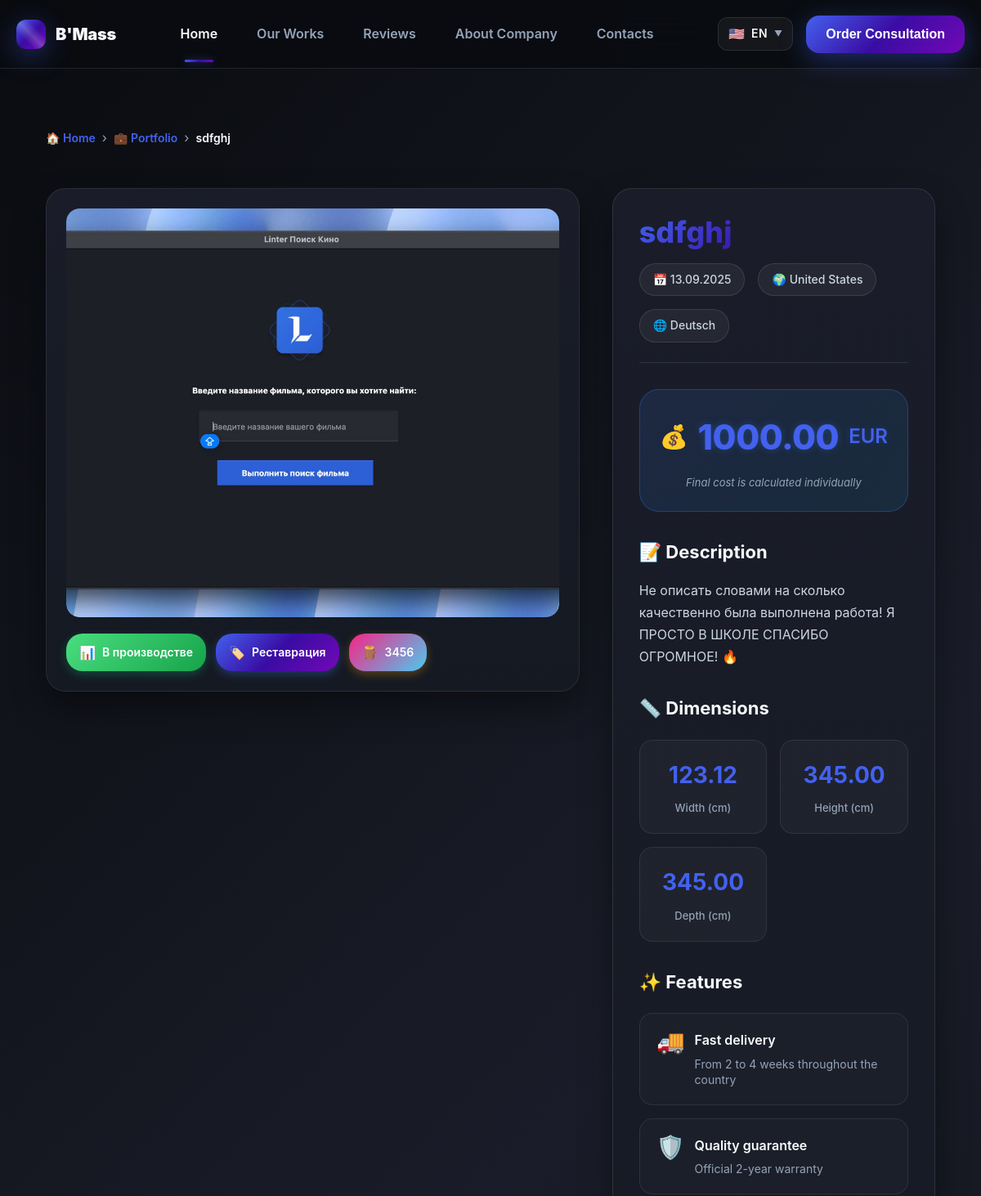
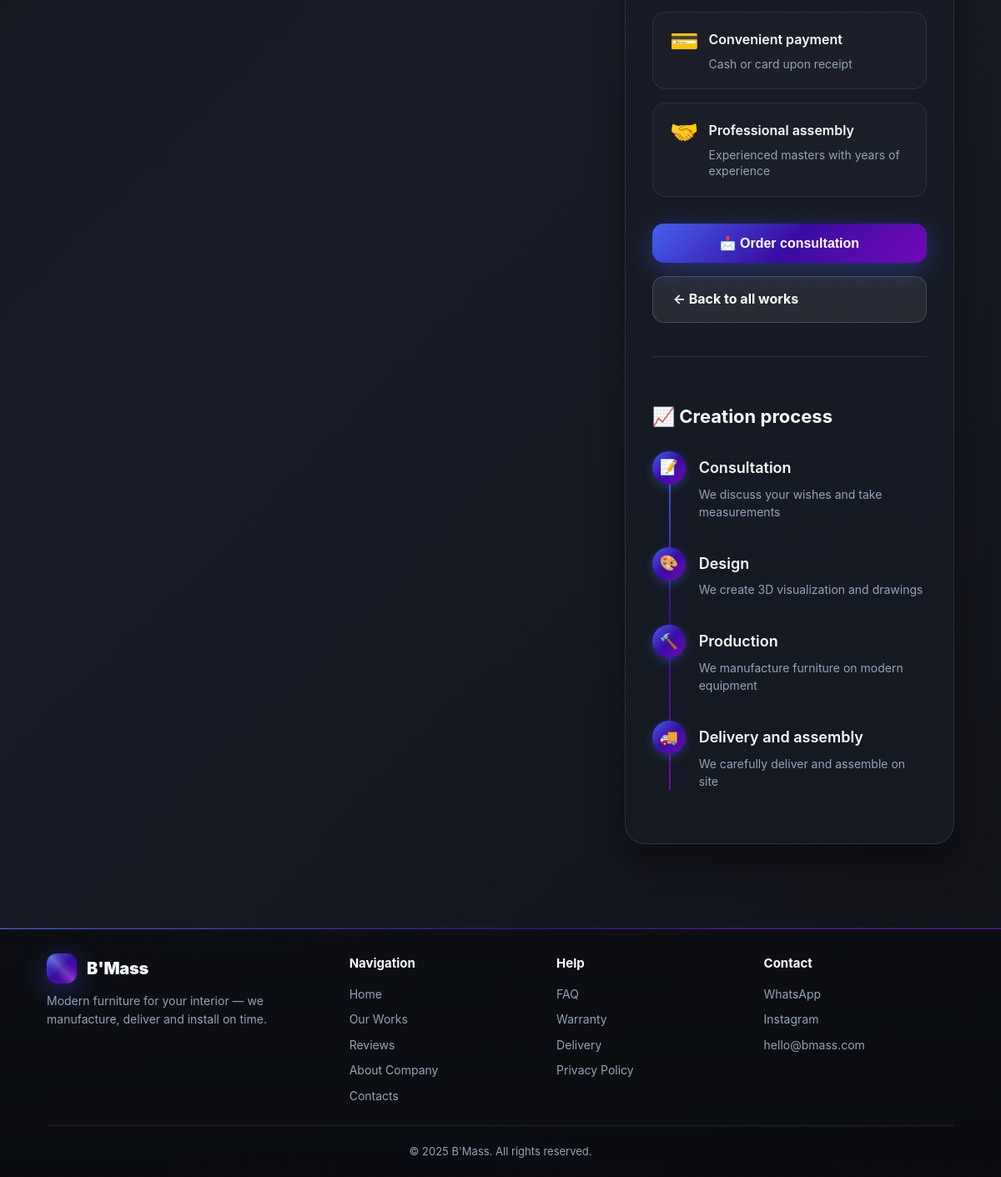
The page /portfolio/5/ on the database its author committed (2 pictures, top to bottom).
### admin_service/models.py (models this page shows, shortened)
class Work(models.Model):
    title = models.CharField(max_length=255, blank=True, verbose_name="Название мебели | Тип")
    description = models.TextField(blank=True, verbose_name="Описание мебели")
    image = models.ImageField(upload_to="portfolio/", verbose_name="Фотография мебели")
    price = models.DecimalField(max_digits=10, decimal_places=2, verbose_name="Цена", default=0)
    currency = models.CharField(max_length=5, choices=CURRENCIES, default="usd", verbose_name="Валюта")
    country = models.CharField(max_length=5, choices=COUNTRIES, default="us", verbose_name="Страна работы")
    date = models.DateField(blank=True, null=True, verbose_name="Дата изготовления")
    language = models.CharField(max_length=5, choices=languages, verbose_name="Выбор языка на работе")
    work_type = models.CharField(max_length=20, choices=WORK_TYPES, verbose_name="Тип работы", default="custom")
    status = models.CharField(max_length=20, choices=STATUSES, verbose_name="Статус", default="in_progress")
    material = models.CharField(max_length=100, blank=True, verbose_name="Материал")
    width = models.DecimalField(max_digits=6, decimal_places=2, blank=True, null=True, verbose_name="Ширина (см)")
    height = models.DecimalField(max_digits=6, decimal_places=2, blank=True, null=True, verbose_name="Высота (см)")
    depth = models.DecimalField(max_digits=6, decimal_places=2, blank=True, null=True, verbose_name="Глубина (см)")
    created_at = models.DateTimeField(auto_now_add=True, blank=True, verbose_name='Дата добавления')
    class Meta:
        verbose_name = "Работа"
        verbose_name_plural = "Работы"
        ordering = ["-created_at"]

### client_service/views.py (the view)
# urls.py: path("portfolio/<int:pk>/", work_detail, name="work_detail"),
def work_detail(request, pk):
    work = get_object_or_404(Work, pk=pk)
    return render(request, "works/work_detail.html", {
        "work": work,
    })

### client_service/templates/works/work_detail.html (shortened to what this page needs)
{% extends 'base/base.html' %}
{% load i18n %}
{% block content %}
<section class="section">
    <div class="container">
        <nav class="breadcrumb" aria-label="breadcrumb">
            <a href="{% url 'client_service:index' %}" class="breadcrumb-link">🏠 {% trans 'Home' %}</a>
            <span class="breadcrumb-separator">›</span>
            <a href="{% url 'client_service:portfolio' %}" class="breadcrumb-link">💼 {% trans 'Portfolio' %}</a>
            <span class="breadcrumb-separator">›</span>
            <span class="breadcrumb-current">{{ work.title }}</span>
        </nav>
        <div class="work-detail">
            <div class="work-media">
                <div class="image-container">
                </div>
                <div class="work-badges">
                    <div class="work-badge status">
                        <span class="badge-icon">📊</span>
                        <span>{{ work.get_status_display }}</span>
                    </div>
                    {% if work.work_type %}
                    <div class="work-badge">
                        <span class="badge-icon">🏷️</span>
                        <span>{{ work.get_work_type_display }}</span>
                    </div>
                    {% endif %}
                    {% if work.material %}
                    <div class="work-badge material">
                        <span class="badge-icon">🪵</span>
                        <span>{{ work.material }}</span>
                    </div>
                    {% endif %}
                </div>
            </div>
            <div class="work-info">
                <div class="work-header">
                    <h1 class="work-title">{{ work.title }}</h1>
                    <div class="work-meta-header">
                        <span class="meta-item">📅 {{ work.date|date:"d.m.Y" }}</span>
                        {% if work.country %}<span class="meta-item">🌍 {{ work.get_country_display }}</span>{% endif %}
                        <span class="meta-item">🌐 {{ work.get_language_display }}</span>
                    </div>
                </div>
                <div class="price-block">
                    {% if work.price %}
                        <div class="price-main">
                            <span class="price-currency">💰</span>
                            <span class="price-value">{{ work.price }}</span>
                            <span class="price-unit">{{ work.currency|upper }}</span>
                        </div>
                        <div class="price-note">{% trans 'Final cost is calculated individually' %}</div>
                    {% else %}
                        <div class="price-main">
                            <span class="price-value request">{% trans 'By request' %}</span>
                        </div>
                        <div class="price-note">{% trans 'The final cost is calculated individually after consultation' %}</div>
                    {% endif %}
                </div>
                {% if work.description %}
                <div class="work-description">
                    <h3>📝 {% trans 'Description' %}</h3>
                    <p>{{ work.description }}</p>
                </div>
                {% endif %}
                {% if work.width or work.height or work.depth %}
                <div class="specifications">
                    <h3>📏 {% trans 'Dimensions' %}</h3>
                    <div class="specs-grid">
                        {% if work.width %}
                        <div class="spec-item">
                            <div class="spec-value">{{ work.width }}</div>
                            <div class="spec-label">{% trans 'Width (cm)' %}</div>
                        </div>
                        {% endif %}
                        {% if work.height %}
                        <div class="spec-item">
                            <div class="spec-value">{{ work.height }}</div>
                            <div class="spec-label">{% trans 'Height (cm)' %}</div>
                        </div>
                        {% endif %}
                        {% if work.depth %}
                        <div class="spec-item">
                            <div class="spec-value">{{ work.depth }}</div>
                            <div class="spec-label">{% trans 'Depth (cm)' %}</div>
                        </div>
                        {% endif %}
                    </div>
                </div>
                {% endif %}
                <div class="work-features">
                    <h3>✨ {% trans 'Features' %}</h3>
                    <div class="features-grid">
                        <div class="feature-card">
                            <div class="feature-icon">🚚</div>
                            <div class="feature-content">
                                <div class="feature-title">{% trans 'Fast delivery' %}</div>
                                <div class="feature-desc">{% trans 'From 2 to 4 weeks throughout the country' %}</div>
                            </div>
                        </div>
                        <div class="feature-card">
                            <div class="feature-icon">🛡️</div>
                            <div class="feature-content">
                                <div class="feature-title">{% trans 'Quality guarantee' %}</div>
                                <div class="feature-desc">{% trans 'Official 2-year warranty' %}</div>
                            </div>
                        </div>
                        <div class="feature-card">
                            <div class="feature-icon">💳</div>
                            <div class="feature-content">
                                <div class="feature-title">{% trans 'Convenient payment' %}</div>
                                <div class="feature-desc">{% trans 'Cash or card upon receipt' %}</div>
                            </div>
                        </div>
                        <div class="feature-card">
                            <div class="feature-icon">🤝</div>
                            <div class="feature-content">
                                <div class="feature-title">{% trans 'Professional assembly' %}</div>
                                <div class="feature-desc">{% trans 'Experienced masters with years of experience' %}</div>
                            </div>
                        </div>
                    </div>
                </div>
                <div class="action-buttons">
                    <button class="btn-primary" onclick="openConsultationModal()">
                        <span>📩 {% trans 'Order consultation' %}</span>
                    </button>
                    <a href="{% url 'client_service:portfolio' %}" class="btn-secondary">
                        <span>← {% trans 'Back to all works' %}</span>
                    </a>
                </div>
                <div class="work-timeline">
                    <h3>📈 {% trans 'Creation process' %}</h3>
                    <div class="timeline">
                        <div class="timeline-item">
                            <div class="timeline-icon">📝</div>
                            <div class="timeline-content">
                                <div class="timeline-title">{% trans 'Consultation' %}</div>
                                <div class="timeline-desc">{% trans 'We discuss your wishes and take measurements' %}</div>
                            </div>
                        </div>
                        <div class="timeline-item">
                            <div class="timeline-icon">🎨</div>
                            <div class="timeline-content">
                                <div class="timeline-title">{% trans 'Design' %}</div>
                                <div class="timeline-desc">{% trans 'We create 3D visualization and drawings' %}</div>
                            </div>
                        </div>
                        <div class="timeline-item">
                            <div class="timeline-icon">🔨</div>
                            <div class="timeline-content">
                                <div class="timeline-title">{% trans 'Production' %}</div>
                                <div class="timeline-desc">{% trans 'We manufacture furniture on modern equipment' %}</div>
                            </div>
                        </div>
                        <div class="timeline-item">
                            <div class="timeline-icon">🚚</div>
                            <div class="timeline-content">
                                <div class="timeline-title">{% trans 'Delivery and assembly' %}</div>
                                <div class="timeline-desc">{% trans 'We carefully deliver and assemble on site' %}</div>
                            </div>
                        </div>
                    </div>
                </div>
            </div>
        </div>
    </div>
</section>
{% endblock %}

### rows shown on the page
Work: title "sdfghj", status "В производстве", work_type "Реставрация", material "3456", date "13.09.2025", country "United States", language "Deutsch", price "1000.00", currency "EUR", description "Не описать словами на сколько качественно была выполнена работа! Я ПРОСТО В ШКОЛЕ СПАСИБО ОГРОМНОЕ! 🔥", width "123.12", height "345.00", depth "345.00"
